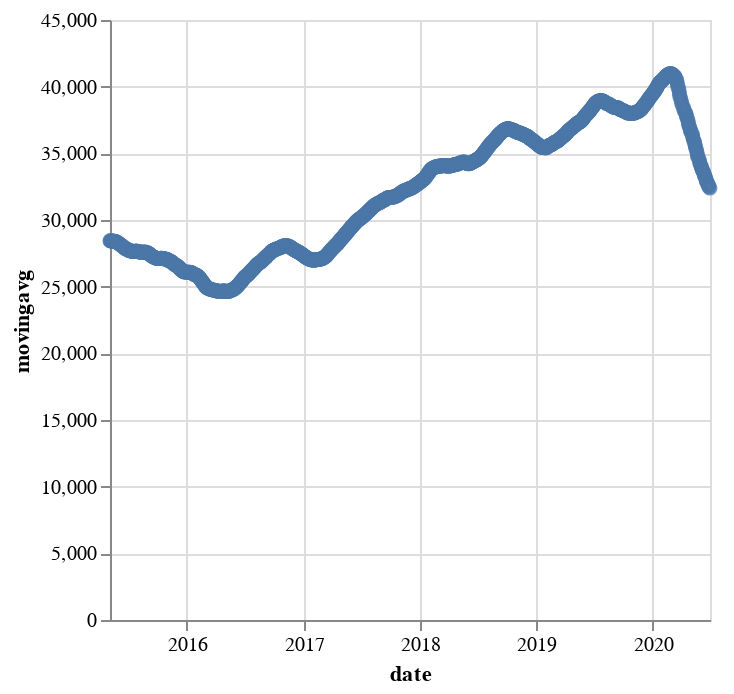

The cell this chart's notebook holds for it:
### Code cell
alt.Chart(altdata_sixteenweek).mark_point().encode(
    x='date',
    y='movingavg'
)

### Figure 1 — Vega-Lite specification as saved in the notebook (floating-point values rounded to 4 significant figures; data arrays with more than 128 entries replaced by an {"elided": "..."} marker saying what was removed)
{"config": {"view": {"continuousWidth": 300, "continuousHeight": 300}}, "data": {"name": "data-f3dc5ad287797d4b77e41f161405f964"}, "mark": {"type": "point"}, "encoding": {"x": {"field": "date", "type": "temporal"}, "y": {"field": "movingavg", "type": "quantitative"}}, "$schema": "https://vega.github.io/schema/vega-lite/v5.16.3.json", "datasets": {"data-f3dc5ad287797d4b77e41f161405f964": {"elided": "1265 records"}}}
